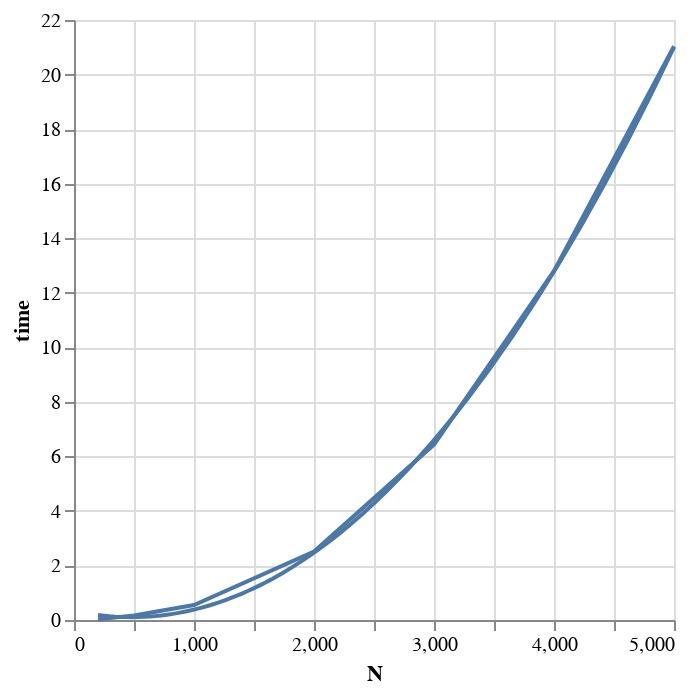

Source (notebook cell):
### Code cell
chart + chart.transform_regression('N', 'time', method="quad").mark_line()

### Figure 1 — Vega specification as saved in the notebook (floating-point values rounded to 4 significant figures)
{"$schema": "https://vega.github.io/schema/vega/v5.json", "data": [{"name": "source_0", "values": [{"E": 200, "N": 200, "time": 0.02366}, {"E": 500, "N": 500, "time": 0.1686}, {"E": 1000, "N": 1000, "time": 0.5476}, {"E": 2000, "N": 2000, "time": 2.511}, {"E": 3000, "N": 3000, "time": 6.432}, {"E": 4000, "N": 4000, "time": 12.8}, {"E": 5000, "N": 5000, "time": 21.04}]}, {"name": "data_0", "source": "source_0", "transform": [{"type": "regression", "y": "time", "x": "N", "as": ["N", "time"], "method": "quad"}, {"type": "project", "fields": ["N", "time"]}]}], "marks": [{"type": "line", "name": "layer_0_marks", "from": {"data": "source_0"}, "sort": {"field": "datum[\"N\"]"}, "encode": {"update": {"description": {"signal": "\"N: \" + (format(datum[\"N\"], \"\")) + \"; time: \" + (format(datum[\"time\"], \"\"))"}, "y": {"field": "time", "scale": "y"}, "x": {"field": "N", "scale": "x"}, "stroke": {"value": "#4c78a8"}, "defined": {"signal": "isValid(datum[\"N\"]) && isFinite(+datum[\"N\"]) && isValid(datum[\"time\"]) && isFinite(+datum[\"time\"])"}}}, "style": ["line"]}, {"type": "line", "name": "layer_1_marks", "from": {"data": "data_0"}, "sort": {"field": "datum[\"N\"]"}, "encode": {"update": {"x": {"field": "N", "scale": "x"}, "stroke": {"value": "#4c78a8"}, "y": {"field": "time", "scale": "y"}, "description": {"signal": "\"N: \" + (format(datum[\"N\"], \"\")) + \"; time: \" + (format(datum[\"time\"], \"\"))"}, "defined": {"signal": "isValid(datum[\"N\"]) && isFinite(+datum[\"N\"]) && isValid(datum[\"time\"]) && isFinite(+datum[\"time\"])"}}}, "style": ["line"]}], "scales": [{"name": "x", "type": "linear", "domain": {"fields": [{"data": "source_0", "field": "N"}, {"data": "data_0", "field": "N"}]}, "range": [0, {"signal": "width"}], "zero": false, "nice": true}, {"name": "y", "type": "linear", "domain": {"fields": [{"data": "source_0", "field": "time"}, {"data": "data_0", "field": "time"}]}, "range": [{"signal": "height"}, 0], "nice": true, "zero": true}], "axes": [{"scale": "x", "domain": false, "labels": false, "ticks": false, "gridScale": "y", "grid": true, "zindex": 0, "orient": "bottom", "aria": false, "tickCount": {"signal": "ceil(width/40)"}, "maxExtent": 0, "minExtent": 0}, {"scale": "y", "grid": true, "tickCount": {"signal": "ceil(height/40)"}, "domain": false, "orient": "left", "labels": false, "gridScale": "x", "minExtent": 0, "ticks": false, "zindex": 0, "maxExtent": 0, "aria": false}, {"scale": "x", "orient": "bottom", "zindex": 0, "tickCount": {"signal": "ceil(width/40)"}, "grid": false, "labelOverlap": true, "labelFlush": true, "title": "N"}, {"scale": "y", "orient": "left", "tickCount": {"signal": "ceil(height/40)"}, "labelOverlap": true, "zindex": 0, "grid": false, "title": "time"}], "height": 300, "padding": 5, "style": "cell", "width": 300, "background": "white"}
